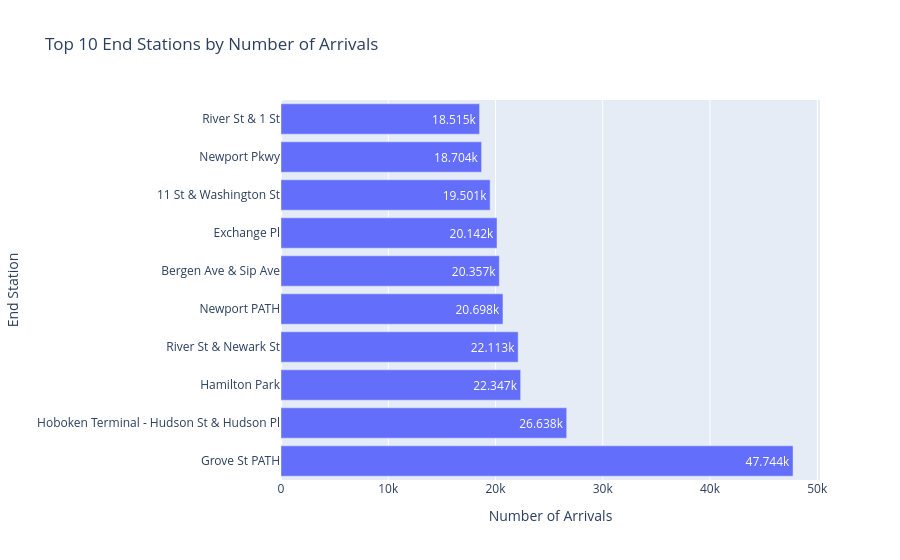

Notebook source saved alongside this figure:
### Markdown cell above
### Top 10 End Stations by Number of Arrivals

### Code cell
fig = px.bar(
    data_frame=top_end_station,
    x='number_of_arrivals',
    y='end_station_name',
    orientation='h',
    title = 'Top 10 End Stations by Number of Arrivals',
    text_auto=True
)

fig.update_layout(
    xaxis_title='Number of Arrivals',
    yaxis_title='End Station'
)

fig.show()

### Figure 1 — Plotly figure (JSON) as saved in the notebook; plotly's stock layout.template omitted (floating-point values rounded to 4 significant figures)
{"data": [{"hovertemplate": "number_of_arrivals=%{x}<br>end_station_name=%{y}<extra></extra>", "legendgroup": "", "marker": {"color": "#636efa", "pattern": {"shape": ""}}, "name": "", "orientation": "h", "showlegend": false, "textposition": "auto", "texttemplate": "%{x}", "type": "bar", "x": [47744, 26638, 22347, 22113, 20698, 20357, 20142, 19501, 18704, 18515], "xaxis": "x", "y": ["Grove St PATH", "Hoboken Terminal - Hudson St & Hudson Pl", "Hamilton Park", "River St & Newark St", "Newport PATH", "Bergen Ave & Sip Ave", "Exchange Pl", "11 St & Washington St", "Newport Pkwy", "River St & 1 St"], "yaxis": "y"}], "layout": {"barmode": "relative", "legend": {"tracegroupgap": 0}, "title": {"text": "Top 10 End Stations by Number of Arrivals"}, "xaxis": {"anchor": "y", "domain": [0, 1], "title": {"text": "Number of Arrivals"}}, "yaxis": {"anchor": "x", "domain": [0, 1], "title": {"text": "End Station"}}}}
